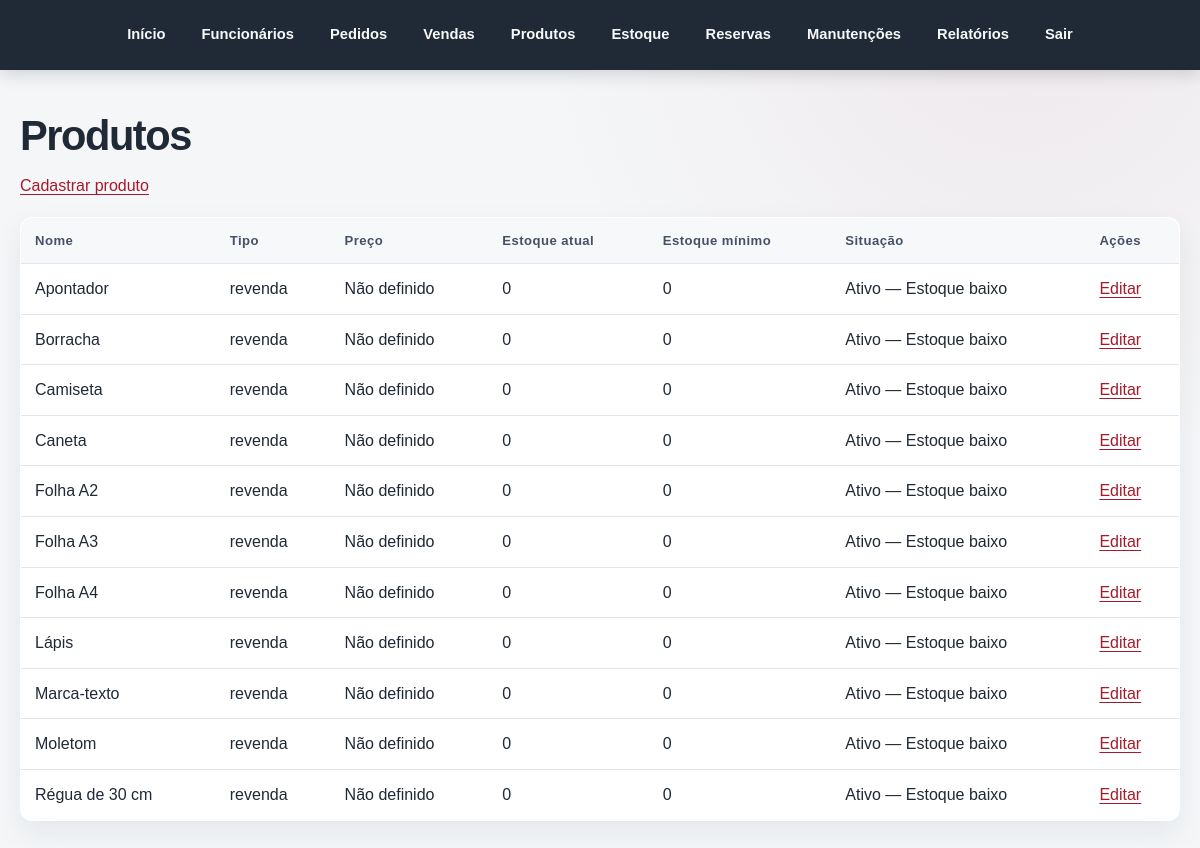
Screenshot of /pages/produtos/listar.php (signed in) with the database file from the repository.
### tables this page shows
CREATE TABLE `produtos` (
  `id` int(11) UNSIGNED NOT NULL,
  `nome` varchar(100) NOT NULL,
  `tipo` enum('revenda','insumo') NOT NULL,
  `preco` decimal(10,2) DEFAULT NULL,
  `estoque_atual` int(11) NOT NULL DEFAULT 0,
  `estoque_minimo` int(11) NOT NULL DEFAULT 0,
  `ativo` tinyint(1) NOT NULL DEFAULT 1,
  `data_cadastro` timestamp NOT NULL DEFAULT current_timestamp()
);

### includes/permissoes.php (called while the page is built, shortened)
<?php
$permissoesPorPerfil = [
    'administrador' => [
        'funcionarios.gerenciar',
        'pedidos.consultar',
        'pedidos.cadastrar',
        'pedidos.atualizar_status',
        'servicos.gerenciar',
        'vendas.consultar',
        'vendas.registrar',
        'produtos.consultar',
        'produtos.editar',
        'estoque.consultar',
        'estoque.gerenciar',
        'reservas.consultar',
        'reservas.gerenciar',
        'reservas.solicitar',
        'manutencoes.consultar',
        'manutencoes.registrar',
        'manutencoes.atualizar',
        'relatorios.consultar',
        'relatorios.gerar',
    ],
    'gerente' => [
        'pedidos.consultar',
        'vendas.consultar',
        'produtos.consultar',
        'produtos.editar',
        'estoque.consultar',
        'reservas.consultar',
        'manutencoes.consultar',
        'relatorios.consultar',
        'relatorios.gerar',
    ],
    'atendente' => [
        'pedidos.consultar',
        'pedidos.cadastrar',
        'vendas.registrar',
        'reservas.solicitar',
    ],
    'operador' => [
        'pedidos.consultar',
        'pedidos.atualizar_status',
        'manutencoes.consultar',
        'manutencoes.registrar',
        'manutencoes.atualizar',
    ],
];
function funcionarioPode(string $permissao): bool
{
    global $permissoesPorPerfil;
    $perfil = $_SESSION['funcionario_perfil'] ?? '';
    return in_array(
        $permissao,
        $permissoesPorPerfil[$perfil] ?? [],
        true
    );
}

### pages/produtos/listar.php (the view, shortened to what this page needs)
<?php
require_once __DIR__ . '/../../includes/permissoes.php';
require_once __DIR__ . '/../../config/conexao.php';
$sql = 'SELECT
            id,
            nome,
            tipo,
            preco,
            estoque_atual,
            estoque_minimo,
            ativo
        FROM produtos
        ORDER BY nome ASC';
$produtos = $pdo->query($sql)->fetchAll();
$consultaEstoquePermitida =
    funcionarioPode('estoque.consultar')
    || funcionarioPode('estoque.gerenciar');
require_once __DIR__ . '/../../includes/header.php';
?>
<h1>Produtos</h1>
<?php if (funcionarioPode('produtos.editar')): ?>
    <p>
        <a href="cadastrar.php">Cadastrar produto</a>
    </p>
<?php endif; ?>
<?php if (count($produtos) === 0): ?>
    <p>Nenhum produto cadastrado.</p>
<?php else: ?>
    <table>
        <thead>
            <tr>
                <th>Nome</th>
                <th>Tipo</th>
                <th>Preço</th>
                <th>Estoque atual</th>
                <th>Estoque mínimo</th>
                <th>Situação</th>
                <?php if (funcionarioPode('produtos.editar')): ?>
                    <th>Ações</th>
                <?php endif; ?>
            </tr>
        </thead>
        <tbody>
            <?php foreach ($produtos as $produto): ?>
                <tr>
                    <td>
                        <?= htmlspecialchars(
                            $produto['nome'],
                            ENT_QUOTES,
                            'UTF-8'
                        ) ?>
                    </td>
                    <td>
                        <?= htmlspecialchars(
                            $produto['tipo'],
                            ENT_QUOTES,
                            'UTF-8'
                        ) ?>
                    </td>
                    <td>
                        <?= $produto['preco'] === null
                            ? 'Não definido'
                            : number_format(
                                (float) $produto['preco'],
                                2,
                                ',',
                                '.'
                            ) ?>
                    </td>
                    <td><?= (int) $produto['estoque_atual'] ?></td>
                    <td><?= (int) $produto['estoque_minimo'] ?></td>
                    <td>
                        <?= (int) $produto['ativo'] === 1
                            ? 'Ativo'
                            : 'Inativo' ?>
                        <?php if (
                            $consultaEstoquePermitida
                            && (int) $produto['ativo'] === 1
                            && (int) $produto['estoque_atual']
                                <= (int) $produto['estoque_minimo']
                        ): ?>
                            — Estoque baixo
                        <?php endif; ?>
                    </td>
                    <?php if (funcionarioPode('produtos.editar')): ?>
                        <td>
                            <a href="editar.php?id=<?= (int) $produto['id'] ?>">
                                Editar
                            </a>
                        </td>
                    <?php endif; ?>
                </tr>
            <?php endforeach; ?>
        </tbody>
    </table>
<?php endif; ?>
<?php require_once __DIR__ . '/../../includes/footer.php'; ?>

### css/style.css (style rules this page uses)
:root { color-scheme: light; --cor-fundo: #f4f6f8; --cor-superficie: #ffffff; --cor-texto: #202936; --cor-texto-suave: #637083; --cor-borda: #e1e6ec; --cor-primaria: #a61b2b; --cor-primaria-escura: #821522; --cor-primaria-clara: #fff0f1; --cor-navegacao: #202936; --sombra-cartao: 0 12px 30px rgba(32, 41, 54, 0.07); }
* { box-sizing: border-box; }
html { min-height: 100%; background: var(--cor-fundo); }
body { min-height: 100vh; margin: 0; background: radial-gradient( circle at 85% 0, rgba(166, 27, 43, 0.06), transparent 30rem ), var(--cor-fundo); color: var(--cor-texto); font-family: Arial, Helvetica, sans-serif; line-height: 1.6; }
h1, h2, h3, p { margin-top: 0; }
h1 { margin-bottom: 14px; color: var(--cor-texto); font-size: clamp(1.8rem, 4vw, 2.6rem); line-height: 1.15; letter-spacing: -0.035em; }
a { color: var(--cor-primaria); text-underline-offset: 3px; }
table { width: 100%; margin: 18px 0 28px; border-collapse: collapse; border: 1px solid var(--cor-borda); border-radius: 12px; background: var(--cor-superficie); box-shadow: var(--sombra-cartao); overflow: hidden; }
th, td { padding: 12px 14px; border-bottom: 1px solid var(--cor-borda); text-align: left; vertical-align: top; }
th { background: #f7f8fa; color: #455164; font-size: 0.82rem; letter-spacing: 0.035em; }
tr:last-child td { border-bottom: 0; }

### rows the page displays
produtos: nome "Apontador", tipo "revenda", shows "Não definido", estoque_atual "0", estoque_minimo "0", ativo "Ativo"
produtos: nome "Borracha", tipo "revenda", shows "Não definido", estoque_atual "0", estoque_minimo "0", ativo "Ativo"
produtos: nome "Camiseta", tipo "revenda", shows "Não definido", estoque_atual "0", estoque_minimo "0", ativo "Ativo"
produtos: nome "Caneta", tipo "revenda", shows "Não definido", estoque_atual "0", estoque_minimo "0", ativo "Ativo"
produtos: nome "Folha A2", tipo "revenda", shows "Não definido", estoque_atual "0", estoque_minimo "0", ativo "Ativo"
produtos: nome "Folha A3", tipo "revenda", shows "Não definido", estoque_atual "0", estoque_minimo "0", ativo "Ativo"
produtos: nome "Folha A4", tipo "revenda", shows "Não definido", estoque_atual "0", estoque_minimo "0", ativo "Ativo"
produtos: nome "Lápis", tipo "revenda", shows "Não definido", estoque_atual "0", estoque_minimo "0", ativo "Ativo"
produtos: nome "Marca-texto", tipo "revenda", shows "Não definido", estoque_atual "0", estoque_minimo "0", ativo "Ativo"
produtos: nome "Moletom", tipo "revenda", shows "Não definido", estoque_atual "0", estoque_minimo "0", ativo "Ativo"
produtos: nome "Régua de 30 cm", tipo "revenda", shows "Não definido", estoque_atual "0", estoque_minimo "0", ativo "Ativo"
